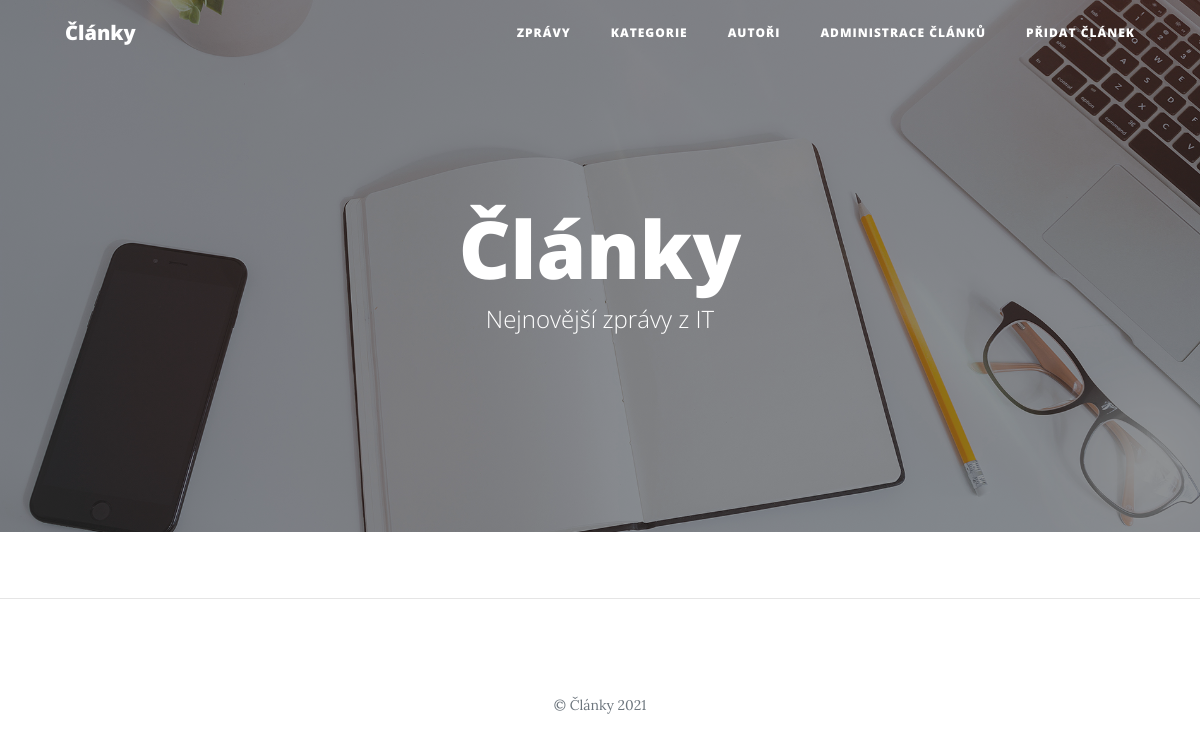
Before: / with the older database file.
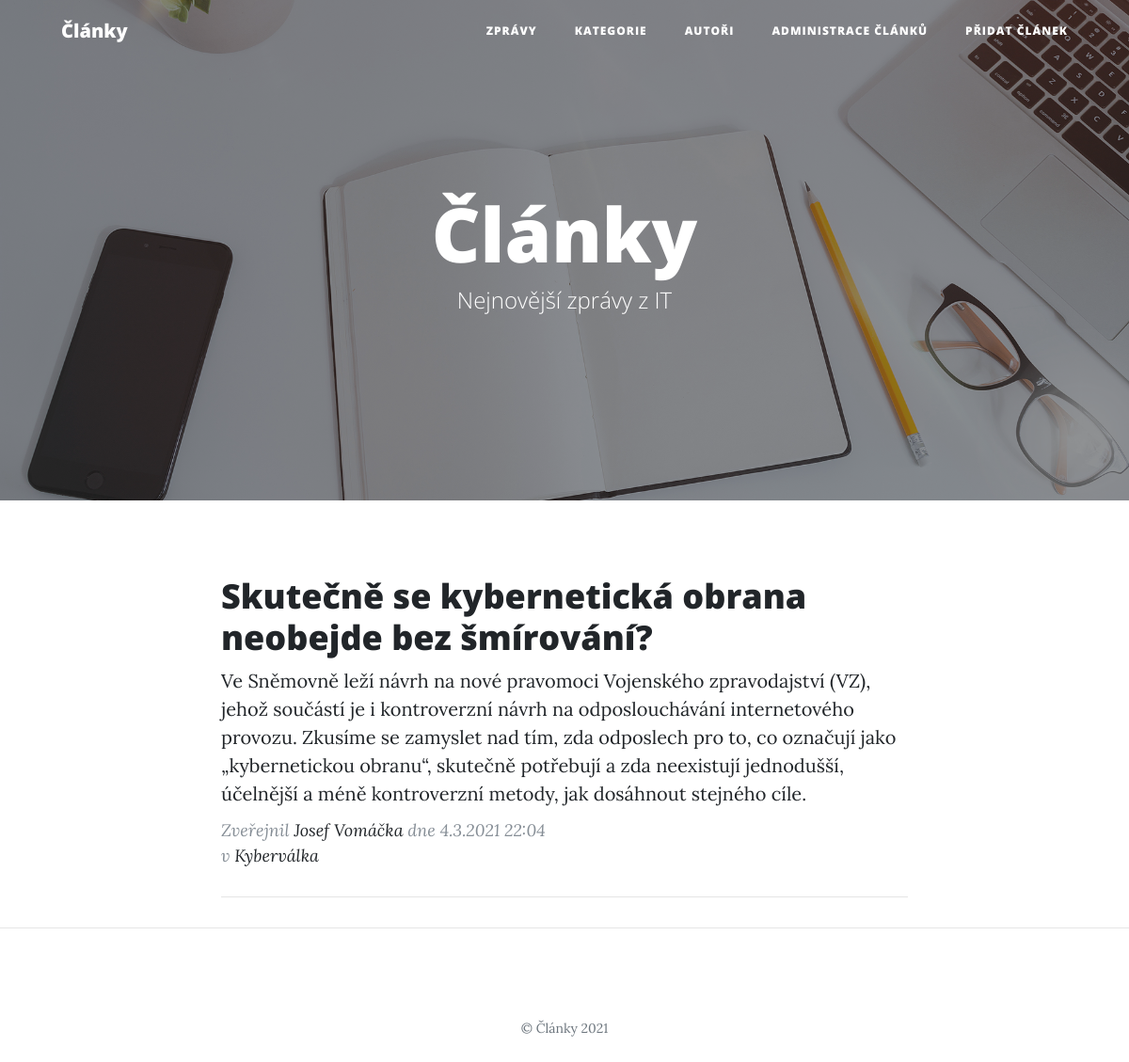
After: the same page with the newer database file.
### tables this page shows
CREATE TABLE `article` (
  `id` int(10) UNSIGNED NOT NULL,
  `user_id` int(10) UNSIGNED DEFAULT NULL,
  `title` varchar(150) NOT NULL,
  `perex` text NOT NULL,
  `text` text NOT NULL,
  `created_at` datetime NOT NULL DEFAULT current_timestamp(),
  `published` tinyint(1) NOT NULL DEFAULT 0
);

CREATE TABLE `user` (
  `id` int(10) UNSIGNED NOT NULL,
  `email` varchar(50) NOT NULL,
  `password` varchar(255) NOT NULL,
  `name` varchar(30) NOT NULL
);

CREATE TABLE `category` (
  `id` int(10) UNSIGNED NOT NULL,
  `name` varchar(50) NOT NULL
);

### php/templates/article_list.php (called while the page is built)
<?php
include "./php/partials/document_start.php";
include "./php/partials/article_list.php";
include "./php/partials/document_end.php";

### index.php (called while the page is built, shortened)
<?php
require_once "./php/Application.php";
$db = new Database();
$ar = new ArticleRepository($db);
$articles = $ar->getArticlesLast5();
$title = "Články";
$heading = $title;
$subheading = "Nejnovější zprávy z IT";
$header_background = "img/home-bg.jpg";
include "./php/templates/article_list.php";

### php/Application.php (called while the page is built, shortened)
<?php
class Application
{
    public static function loadModel($className)
    {
        $filename = "./php/model/" . $className . ".php";
    }
}

### php/model/Database.php (called while the page is built, shortened)
<?php
class Database
{
    private $conn;
    public function __construct()
    {
        $this->conn = new PDO(sprintf("mysql:host=%s;dbname=%s", self::HOST, self::DBNAME), self::USER, self::PASS, [
            PDO::ATTR_ERRMODE => PDO::ERRMODE_EXCEPTION
        ]);
        $this->conn->query("set names utf8");
    }
    public function select($sql, $params = [])
    {
        $stmt = $this->execute($sql, $params);
        return $stmt->fetchAll();
    }
    private function execute($sql, $params = [])
    {
        $stmt = $this->conn->prepare($sql);
        $stmt->execute($params);
        return $stmt;
    }
}

### php/model/BaseRepository.php (called while the page is built, shortened)
<?php
abstract class BaseRepository
{
    public function __construct(Database $db)
    {
        $this->db = $db;
    }
}

### php/model/ArticleRepository.php (called while the page is built, shortened)
<?php
class ArticleRepository extends BaseRepository
{
    public function getArticlesLast5()
    {
        $sql = "
            select
                article.*,
                user.name as user_name
            from article
                left join user on article.user_id = user.id
            order by created_at desc
            limit 5
        ";
        $articles = $this->db->select($sql);
        return $this->addCategories($articles);
    }
    private function addCategories($articles)
    {
        $cr = new CategoryRepository($this->db);
        foreach ($articles as $key => $article) {
            $articles[$key]["categories"] = $cr->getCategoriesArticle($article["id"]);
        }
        return $articles;
    }
}

### php/model/CategoryRepository.php (called while the page is built, shortened)
<?php
class CategoryRepository extends BaseRepository
{
    public function getCategoriesArticle($article_id)
    {
        $sql = "
            select
                category.*
            from category
                inner join article_category on article_category.category_id = category.id
            where article_category.article_id = :article_id
        ";
        $params = [
            ":article_id" => $article_id
        ];
        $categories = $this->db->select($sql, $params);
        return $categories;
    }
}

### php/partials/article_meta.php (the view)
<p class="article-meta">Zveřejnil
  <a href="<?= "user.php?id=" . $article["user_id"] ?>"><?= $article["user_name"] ?></a>
  dne <?= date_format(date_create($article["created_at"]), "j.n.Y G:i") ?>
  <br>
  <?php
  $category_anchors = $article["categories"];
  array_walk($category_anchors, function (&$category) {
    $category = "<a href=\"category.php?id=" . $category["id"] . "\">" . $category["name"] . "</a>";
  });
  echo "v " . join(", ", $category_anchors);
  ?>
</p>

### php/partials/document_start.php (shortened to what this page needs)
<!DOCTYPE html>
<html lang="cs">
<head>
  <link rel="stylesheet" href="https://cdn.jsdelivr.net/npm/bootstrap@4.6.0/dist/css/bootstrap.min.css">
  <link href="css/clean-blog.css" rel="stylesheet">
</head>
<body>
  <nav class="navbar navbar-expand-lg navbar-light fixed-top" id="mainNav">
    <div class="container">
      <a class="navbar-brand" href="index.php">Články</a>
      <div class="collapse navbar-collapse" id="navbarResponsive">
        <ul class="navbar-nav ml-auto">
          <li class="nav-item">
            <a class="nav-link" href="index.php">Zprávy</a>
          </li>
          <li class="nav-item">
            <a class="nav-link" href="categories.php">Kategorie</a>
          </li>
          <li class="nav-item">
            <a class="nav-link" href="users.php">Autoři</a>
          </li>
          <li class="nav-item">
            <a class="nav-link" href="administration.php">Administrace článků</a>
          </li>
          <li class="nav-item">
            <a class="nav-link" href="add_article.php">Přidat článek</a>
          </li>
        </ul>
      </div>
    </div>
  </nav>
  <header class="masthead" <?= empty($header_background) ? "" : "style=\"background-image: url('$header_background')\"" ?>>
    <div class="overlay"></div>
    <div class="container">
      <div class="row">
        <div class="col-lg-8 col-md-10 mx-auto">
          <?php
          include "./php/partials/header_$header_type.php";
          ?>
        </div>
      </div>
    </div>
  </header>
  <div class="container">
    <div class="row">
      <div class="col-lg-8 col-md-10 mx-auto">

### php/partials/header_site.php
<div class="site-heading">
  <h1><?= empty($heading) ? "" : $heading ?></h1>
  <span class="subheading"><?= empty($subheading) ? "" : $subheading ?></span>
</div>

### php/partials/document_end.php (shortened to what this page needs)
      </div>
    </div>
  </div>
  <hr>
  <footer>
    <div class="container">
      <div class="row">
        <div class="col-lg-8 col-md-10 mx-auto">
          <p class="copyright text-muted">&copy; Články 2021</p>
        </div>
      </div>
    </div>
  </footer>
</body>
</html>

### php/partials/article_list.php
<?php
foreach($articles as $article) {
    if ($article["published"] == 1) {
        include "./php/partials/article_preview.php";
    }
}

### php/partials/article_preview.php
<div class="article-preview">
  <a href="<?= "article.php?id=" . $article["id"] ?>">
    <h2 class="article-title">
      <?= $article["title"] ?>
    </h2>
    <p class="article-subtitle">
      <?= $article["perex"] ?>
    </p>
  </a>
  <?php include "./php/partials/article_meta.php"; ?>
</div>
<hr>

### css/clean-blog.css (style rules this page uses)
body { font-size: 20px; color: #212529; font-family: "Lora", "Times New Roman", serif; }
p { line-height: 1.5; margin: 30px 0; }
p a { text-decoration: underline; }
h1, h2, h3, h4, h5, h6 { font-weight: 800; font-family: "Open Sans", "Helvetica Neue", Helvetica, Arial, sans-serif; }
a { color: #212529; transition: all 0.2s; }
#mainNav { position: absolute; border-bottom: 1px solid #e9ecef; background-color: white; font-family: "Open Sans", "Helvetica Neue", Helvetica, Arial, sans-serif; }
#mainNav .navbar-brand { font-weight: 800; color: #343a40; }
#mainNav .navbar-nav > li.nav-item > a { font-size: 12px; font-weight: 800; letter-spacing: 1px; text-transform: uppercase; }
@media only screen and (min-width: 992px) { #mainNav { border-bottom: 1px solid transparent; background: transparent; } }
@media only screen and (min-width: 992px) { #mainNav .navbar-brand { padding: 10px 20px; color: #fff; } }
@media only screen and (min-width: 992px) { #mainNav .navbar-nav > li.nav-item > a { padding: 10px 20px; color: #fff; } }
@media only screen and (min-width: 992px) { #mainNav { transition: background-color 0.2s; transform: translate3d(0, 0, 0); -webkit-backface-visibility: hidden; backface-visibility: hidden; } }
header.masthead { margin-bottom: 50px; background: no-repeat center center; background-color: #868e96; background-attachment: scroll; position: relative; background-size: cover; }
header.masthead .overlay { position: absolute; top: 0; left: 0; height: 100%; width: 100%; background-color: #212529; opacity: 0.5; }
header.masthead .page-heading, header.masthead .article-heading, header.masthead .site-heading { padding: 200px 0 150px; color: white; }
@media only screen and (min-width: 768px) { header.masthead .page-heading, header.masthead .article-heading, header.masthead .site-heading { padding: 200px 0; } }
header.masthead .page-heading, header.masthead .site-heading { text-align: center; }
header.masthead .page-heading h1, header.masthead .site-heading h1 { font-size: 50px; margin-top: 0; }
header.masthead .page-heading .subheading, header.masthead .site-heading .subheading { font-size: 24px; font-weight: 300; line-height: 1.1; display: block; margin: 10px 0 0; font-family: "Open Sans", "Helvetica Neue", Helvetica, Arial, sans-serif; }
@media only screen and (min-width: 768px) { header.masthead .page-heading h1, header.masthead .site-heading h1 { font-size: 80px; } }
.article-preview > a { color: #212529; }
.article-preview > a > .article-title { font-size: 30px; margin-top: 30px; margin-bottom: 10px; }
.article-preview > a > .article-subtitle { font-weight: 300; margin: 0 0 10px; }
.article-meta { font-size: 18px; font-style: italic; margin-top: 0; color: #868e96; }
.article-meta > a { text-decoration: none; color: #212529; }
@media only screen and (min-width: 768px) { .article-preview > a > .article-title { font-size: 36px; } }
footer { padding: 50px 0 65px; }
footer .copyright { font-size: 14px; margin-bottom: 0; text-align: center; }

Changed rows visible on the page:
now on this page (row edited): article: title "Skutečně se kybernetická obrana neobejde bez šmírování?", perex "Ve Sněmovně leží návrh na nové pravomoci Vojenského zpravodajství (VZ), jehož součástí je i kontroverzní návrh na odposlouchávání internetového provozu. Zkusíme se zamyslet nad tím, zda odposlech pro to, co označují jako „kybernetickou obranu“, skutečně potřebují a zda neexistují jednodušší, účelnější a méně kontroverzní metody, jak dosáhnout stejného cíle.", user.name "Josef Vomáčka", created_at "4.3.2021 22:04"
now on this page (row unchanged): category: name "Kyberválka"
